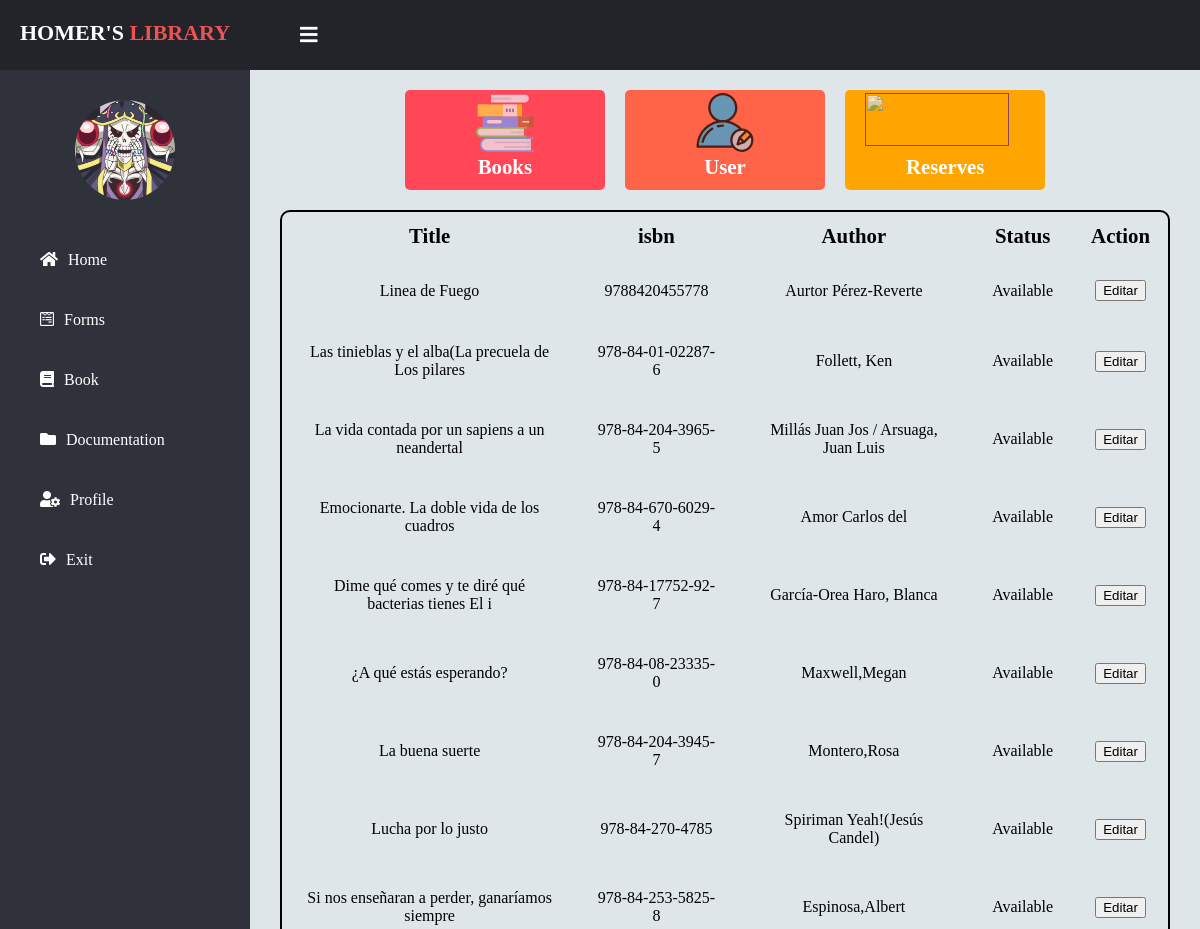
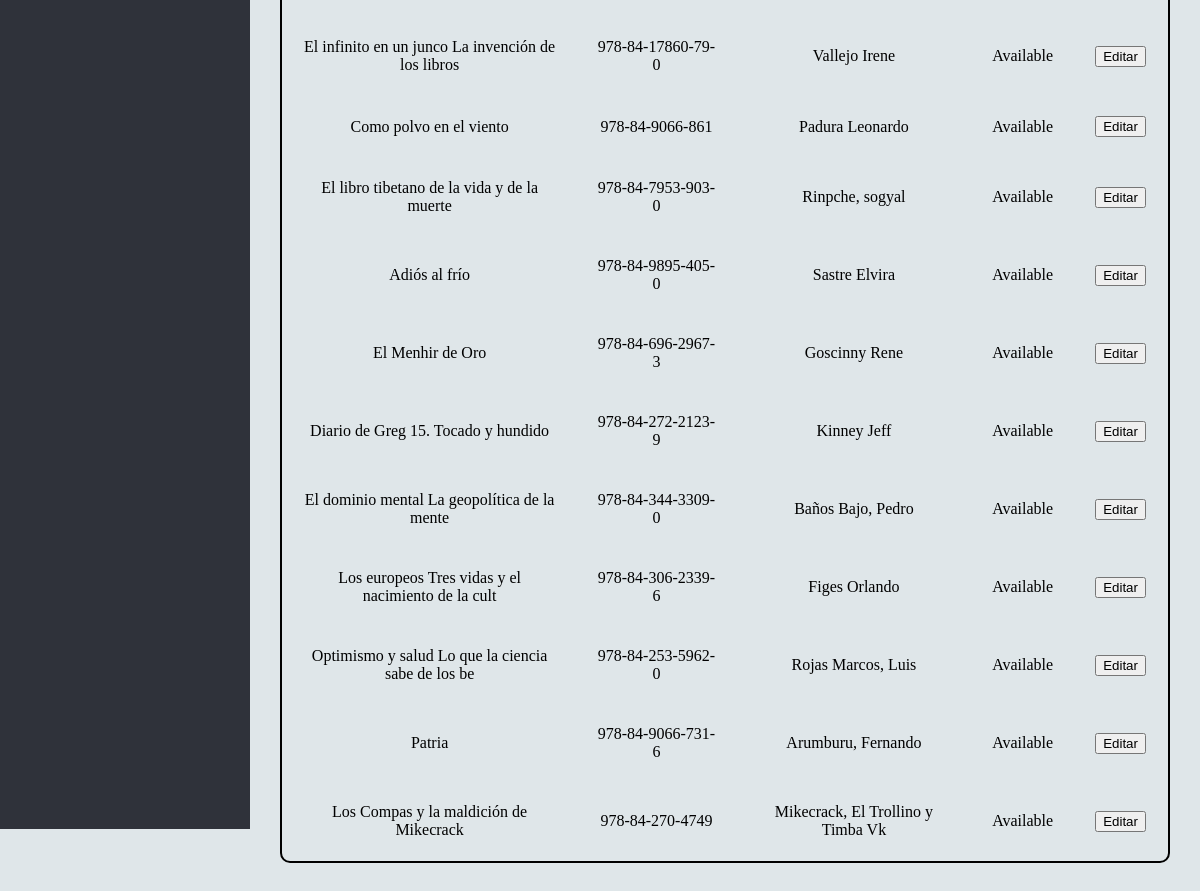
The page /templates/admin.php on the database its author committed (2 pictures, top to bottom).
### tables this page shows
CREATE TABLE IF NOT EXISTS `_33_book` (
  `book_id` int(11) NOT NULL AUTO_INCREMENT,
  `isbn` varchar(20) NOT NULL,
  `tittle` varchar(50) NOT NULL,
  `author` varchar(50) NOT NULL,
  `editorial` varchar(50) NOT NULL,
  `location_id` int(11) NOT NULL,
  `publication_date` date DEFAULT NULL,
  `inserted_on` datetime DEFAULT NULL,
  `book_status` int(1) NOT NULL,
  `imageName` varchar(200) NOT NULL,
  PRIMARY KEY (`book_id`),
  KEY `fk_books_location` (`location_id`)
);

### templates/admin.php (the view, shortened to what this page needs)
<?php
    include('header_admin.php');
?>
<div class="content">
    <div class="cajas">
        <div class="opciones">
            <a href="" class="link">
                <div class="imgcont">
                    <img src="../img/libros.svg" alt="">
                </div>
                <span>Books</span>
            </a>
        </div>
        <div class="opciones">
            <a href="../forms/form_update_profile.php" class="link">
                <div class="imgcont">
                    <img src="../img/usuario.svg" alt="">
                </div>
                <span>User</span>
            </a>
        </div>
        <div class="opciones">
            <a href="" class="link">
                <div class="imgcont">
                    <img src="../img/calendario.svg" alt="">
                </div>
                <span>Reserves</span>
            </a>
        </div>
    </div>
    <div class="tablaLibro">
        <table>
            <thead>
                <th>Title</th>
                <th>isbn</th>
                <th>Author</th>
                <th>Status</th>
                <th>Action</th>
            </thead>
            <tbody>
                <?php
                    include('../forms/bd_connect_LocalHost.php');
                    $sql = "SELECT * FROM _33_book order by inserted_on ";
                    if ($result = mysqli_query($con, $sql)) {
                        while ($mostrar = mysqli_fetch_array($result)) {
                            if($status = $mostrar['book_status'] == 1){
                                $status = "Available";
                            }else{
                                $status = "Not Available";
                            }
                ?>
                <tr>
                    <td><?php echo $mostrar['tittle']; ?></td>
                    <td><?php echo $mostrar['isbn']; ?></td>
                    <td><?php echo $mostrar['author']; ?></td>
                    <td><?php echo $status; ?></td>
                    <td>
                        <form action="http://localhost/33biblioteca_Local/forms/form_book_Action.php" method="POST">
                            <button type="submit" name='enviar'>Editar</button>
                        </form>
                    </td>
                </tr>
                <?php
                        }
                }
                ?>
            </tbody>
        </table>
    </div>
</div>
</body>
</html>

### templates/header_admin.php (shortened to what this page needs)
<!DOCTYPE html>
<html lang="en">
<head>
    <link rel="stylesheet" href="http://localhost/33Biblioteca_Local/templates/css_templates/admin.css">
    <link rel="stylesheet" href="https://cdnjs.cloudflare.com/ajax/libs/font-awesome/5.12.1/css/all.min.css">
</head>
<body>
    <header>
        <label for="check">
            <i class="fas fa-bars" id="sidebar_btn"></i>
        </label>
        <div class="left_area">
            <h3> Homer's <span>Library</span></h3>
        </div>
    </header>
    <div class="sidebar">
        <div class="profile_info">
            <img src="http://localhost/33biblioteca_Local/img/user.png" class="profile_image" alt="">
        </div>
        <a href="http://localhost/33biblioteca_Local/templates/admin.php"><i class="fas fa-home"></i><span>Home</span></a>
        <a href="http://localhost/33biblioteca_Local/form_user_insert.php"><i
                class="fab fa-wpforms"></i><span>Forms</span></a>
        <a href="http://localhost/33biblioteca_Local/log_user.php"><i class="fas fa-book"></i><span>Book</span></a>
        <a href="http://localhost/33biblioteca_Local/workInProgress.php"><i
                class="fas fa-folder"></i><span>Documentation</span></a>
        <a href="http://localhost/33biblioteca_Local/workInProgress.php"><i
                class="fas fa-user-cog"></i><span>Profile</span></a>
        <a href="http://localhost/33biblioteca_Local/templates/workInProgress.php"><i
                class="fas fa-sign-out-alt"></i><span>Exit</span></a>
    </div>

### templates/css_templates/admin.css (style rules this page uses)
body { margin: 0; padding: 0; font-family: 'Roboto Slab', serif; background-color: #dfe6e9; }
header { z-index: 1; position: fixed; background: #22242a; padding: 20px; width: calc(100% - 0%); top: 0; height: 30px; }
.left_area h3 { color: #fff; margin: 0; text-transform: uppercase; font-size: 22px; font-weight: 900; }
.left_area span { color: #ee5253; }
.sidebar { z-index: 1; top: 0; background: #2f323a; margin-top: 70px; padding-top: 30px; position: fixed; left: 0; width: 250px; height: calc(100% - 9%); transition: 0.5s; transition-property: left; overflow-y: auto; }
.profile_info { display: flex; flex-direction: column; justify-content: center; align-items: center; }
.sidebar .profile_info .profile_image { width: 100px; height: 100px; border-radius: 100px; margin-bottom: 10px; }
.sidebar a { color: #fff; display: block; width: 100%; line-height: 60px; text-decoration: none; padding-left: 40px; box-sizing: border-box; transition: 0.5s; transition-property: background; }
.sidebar i { padding-right: 10px; }
label #sidebar_btn { z-index: 1; color: #fff; position: fixed; cursor: pointer; left: 300px; font-size: 20px; margin: 5px 0; transition: 0.5s; transition-property: color; }
.content { width: (100% - 250px); margin-top: 60px; padding: 20px; margin-left: 250px; height: 100%; transition: 0.5s; display: flex; flex-direction: row; flex-wrap: wrap; justify-content: space-around; align-items: flex-start; }
.content .cajas { width: 100%; height: 30%; color: silver; display: flex; flex-direction: row; flex-wrap: wrap; align-items: center; justify-content: center; }
.content .cajas .opciones { width: 22%; height: 100px; margin: 10px; display: flex; justify-content: row; justify-content: center; flex-wrap: wrap; align-items: center; border: none; border-radius: 5px; }
.content .cajas .opciones .link { width: 100%; height: 100%; display: flex; flex-direction: column; align-items: center; justify-content: center; text-decoration: none; }
.content .cajas .opciones:nth-child(1) { background: #ff4757; }
.content .cajas .opciones:nth-child(2) { background: #ff6348; }
.content .cajas .opciones:nth-child(3) { background: #ffa502; }
.content .cajas .opciones .link .imgcont { width: 100%; height: 65%; display: flex; align-items: center; justify-content: center; }
.content .cajas .opciones .link span { width: 100%; height: 35%; text-align: center; font-size: 1.3em; font-weight: 700; color: #fff; }
.content .cajas .opciones .link img { width: 90%; height: 90%; opacity: 0.7; padding: 20px; }
.content .tablaLibro { overflow-x: scroll; overflow-y: hidden; width: 100%; height: 100%; display: flex; align-items: center; justify-content: center; }
.content .tablaLibro table { width: 100%; height: 100%; border-radius: 10px; border: 2px solid black; margin: 10px; }
.content .tablaLibro table thead th { font-size: 1.3em; font-weight: 600; padding: 10px; }
.content .tablaLibro table tbody tr td { padding: 20px; text-align: center; }

### rows shown on the page
_33_book: tittle "Linea de Fuego", isbn "9788420455778", author "Aurtor Pérez-Reverte", book_status "Available"
_33_book: tittle "Las tinieblas y el alba(La precuela de Los pilares", isbn "978-84-01-02287-6", author "Follett, Ken", book_status "Available"
_33_book: tittle "La vida contada por un sapiens a un neandertal", isbn "978-84-204-3965-5", author "Millás Juan Jos / Arsuaga, Juan Luis", book_status "Available"
_33_book: tittle "Emocionarte. La doble vida de los cuadros", isbn "978-84-670-6029-4", author "Amor Carlos del", book_status "Available"
_33_book: tittle "Dime qué comes y te diré qué bacterias tienes El i", isbn "978-84-17752-92-7", author "García-Orea Haro, Blanca", book_status "Available"
_33_book: tittle "¿A qué estás esperando?", isbn "978-84-08-23335-0", author "Maxwell,Megan", book_status "Available"
_33_book: tittle "La buena suerte", isbn "978-84-204-3945-7", author "Montero,Rosa", book_status "Available"
_33_book: tittle "Lucha por lo justo", isbn "978-84-270-4785", author "Spiriman Yeah!(Jesús Candel)", book_status "Available"
_33_book: tittle "Si nos enseñaran a perder, ganaríamos siempre", isbn "978-84-253-5825-8", author "Espinosa,Albert", book_status "Available"
_33_book: tittle "El infinito en un junco La invención de los libros", isbn "978-84-17860-79-0", author "Vallejo Irene", book_status "Available"
_33_book: tittle "Como polvo en el viento", isbn "978-84-9066-861", author "Padura Leonardo", book_status "Available"
_33_book: tittle "El libro tibetano de la vida y de la muerte", isbn "978-84-7953-903-0", author "Rinpche, sogyal", book_status "Available"
_33_book: tittle "Adiós al frío", isbn "978-84-9895-405-0", author "Sastre Elvira", book_status "Available"
_33_book: tittle "El Menhir de Oro", isbn "978-84-696-2967-3", author "Goscinny Rene", book_status "Available"
_33_book: tittle "Diario de Greg 15. Tocado y hundido", isbn "978-84-272-2123-9", author "Kinney Jeff", book_status "Available"
_33_book: tittle "El dominio mental La geopolítica de la mente", isbn "978-84-344-3309-0", author "Baños Bajo, Pedro", book_status "Available"
_33_book: tittle "Los europeos Tres vidas y el nacimiento de la cult", isbn "978-84-306-2339-6", author "Figes Orlando", book_status "Available"
_33_book: tittle "Optimismo y salud Lo que la ciencia sabe de los be", isbn "978-84-253-5962-0", author "Rojas Marcos, Luis", book_status "Available"
_33_book: tittle "Patria", isbn "978-84-9066-731-6", author "Arumburu, Fernando", book_status "Available"
_33_book: tittle "Los Compas y la maldición de Mikecrack", isbn "978-84-270-4749", author "Mikecrack, El Trollino y Timba Vk", book_status "Available"
